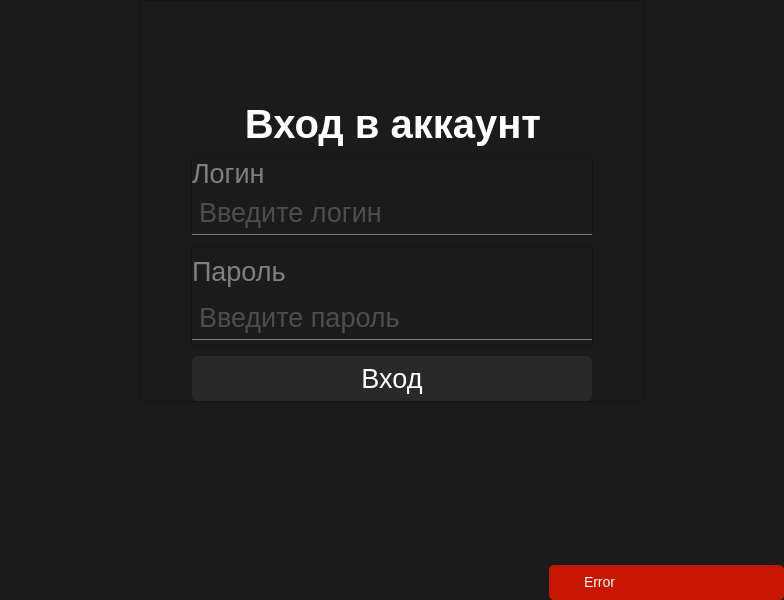
<?xml version="1.0" encoding="UTF-8"?>
<ui version="4.0">
 <class>Form</class>
 <widget class="QWidget" name="Form">
  <property name="geometry">
   <rect>
    <x>0</x>
    <y>0</y>
    <width>784</width>
    <height>600</height>
   </rect>
  </property>
  <property name="sizePolicy">
   <sizepolicy hsizetype="Expanding" vsizetype="Expanding">
    <horstretch>3</horstretch>
    <verstretch>0</verstretch>
   </sizepolicy>
  </property>
  <property name="minimumSize">
   <size>
    <width>505</width>
    <height>0</height>
   </size>
  </property>
  <property name="maximumSize">
   <size>
    <width>10000000</width>
    <height>100000</height>
   </size>
  </property>
  <property name="windowTitle">
   <string>Form</string>
  </property>
  <property name="layoutDirection">
   <enum>Qt::LeftToRight</enum>
  </property>
  <property name="styleSheet">
   <string notr="true">background-color: #1b1b1b;</string>
  </property>
  <layout class="QVBoxLayout" name="verticalLayout_2">
   <property name="spacing">
    <number>0</number>
   </property>
   <property name="sizeConstraint">
    <enum>QLayout::SetMaximumSize</enum>
   </property>
   <property name="leftMargin">
    <number>0</number>
   </property>
   <property name="topMargin">
    <number>0</number>
   </property>
   <property name="rightMargin">
    <number>0</number>
   </property>
   <property name="bottomMargin">
    <number>0</number>
   </property>
   <item alignment="Qt::AlignHCenter|Qt::AlignVCenter">
    <widget class="QFrame" name="frame_3">
     <property name="sizePolicy">
      <sizepolicy hsizetype="Expanding" vsizetype="Expanding">
       <horstretch>0</horstretch>
       <verstretch>0</verstretch>
      </sizepolicy>
     </property>
     <property name="minimumSize">
      <size>
       <width>500</width>
       <height>450</height>
      </size>
     </property>
     <property name="maximumSize">
      <size>
       <width>800</width>
       <height>450</height>
      </size>
     </property>
     <property name="frameShape">
      <enum>QFrame::StyledPanel</enum>
     </property>
     <property name="frameShadow">
      <enum>QFrame::Raised</enum>
     </property>
     <layout class="QVBoxLayout" name="verticalLayout_4">
      <property name="spacing">
       <number>10</number>
      </property>
      <property name="sizeConstraint">
       <enum>QLayout::SetMinAndMaxSize</enum>
      </property>
      <property name="leftMargin">
       <number>50</number>
      </property>
      <property name="topMargin">
       <number>100</number>
      </property>
      <property name="rightMargin">
       <number>50</number>
      </property>
      <property name="bottomMargin">
       <number>0</number>
      </property>
      <item alignment="Qt::AlignLeft">
       <widget class="QLabel" name="label">
        <property name="sizePolicy">
         <sizepolicy hsizetype="Expanding" vsizetype="Expanding">
          <horstretch>0</horstretch>
          <verstretch>0</verstretch>
         </sizepolicy>
        </property>
        <property name="minimumSize">
         <size>
          <width>400</width>
          <height>45</height>
         </size>
        </property>
        <property name="maximumSize">
         <size>
          <width>900</width>
          <height>45</height>
         </size>
        </property>
        <property name="layoutDirection">
         <enum>Qt::RightToLeft</enum>
        </property>
        <property name="styleSheet">
         <string notr="true">font-size: 40px;
font-family: '__Noto_Sans_Mono_14c4eb', '__Noto_Sans_Mono_Fallback_14c4eb';
font-weight: bold;
color: #fff;</string>
        </property>
        <property name="text">
         <string>Вход в аккаунт</string>
        </property>
        <property name="alignment">
         <set>Qt::AlignCenter</set>
        </property>
       </widget>
      </item>
      <item alignment="Qt::AlignHCenter">
       <widget class="QFrame" name="frame">
        <property name="sizePolicy">
         <sizepolicy hsizetype="Expanding" vsizetype="Expanding">
          <horstretch>0</horstretch>
          <verstretch>0</verstretch>
         </sizepolicy>
        </property>
        <property name="minimumSize">
         <size>
          <width>400</width>
          <height>80</height>
         </size>
        </property>
        <property name="maximumSize">
         <size>
          <width>900</width>
          <height>90</height>
         </size>
        </property>
        <property name="layoutDirection">
         <enum>Qt::LeftToRight</enum>
        </property>
        <property name="frameShape">
         <enum>QFrame::StyledPanel</enum>
        </property>
        <property name="frameShadow">
         <enum>QFrame::Raised</enum>
        </property>
        <layout class="QVBoxLayout" name="verticalLayout">
         <property name="spacing">
          <number>0</number>
         </property>
         <property name="sizeConstraint">
          <enum>QLayout::SetMaximumSize</enum>
         </property>
         <property name="leftMargin">
          <number>0</number>
         </property>
         <property name="topMargin">
          <number>0</number>
         </property>
         <property name="rightMargin">
          <number>0</number>
         </property>
         <property name="bottomMargin">
          <number>0</number>
         </property>
         <item>
          <widget class="QLabel" name="label_3">
           <property name="sizePolicy">
            <sizepolicy hsizetype="Expanding" vsizetype="Expanding">
             <horstretch>0</horstretch>
             <verstretch>0</verstretch>
            </sizepolicy>
           </property>
           <property name="minimumSize">
            <size>
             <width>400</width>
             <height>0</height>
            </size>
           </property>
           <property name="maximumSize">
            <size>
             <width>900</width>
             <height>35</height>
            </size>
           </property>
           <property name="styleSheet">
            <string notr="true">font-size: 27px;
font-family: '__Noto_Sans_Mono_14c4eb', '__Noto_Sans_Mono_Fallback_14c4eb';
color: #808080;</string>
           </property>
           <property name="lineWidth">
            <number>1</number>
           </property>
           <property name="text">
            <string>Логин</string>
           </property>
           <property name="wordWrap">
            <bool>false</bool>
           </property>
          </widget>
         </item>
         <item>
          <widget class="QLineEdit" name="lineEdit">
           <property name="sizePolicy">
            <sizepolicy hsizetype="Expanding" vsizetype="Preferred">
             <horstretch>0</horstretch>
             <verstretch>0</verstretch>
            </sizepolicy>
           </property>
           <property name="minimumSize">
            <size>
             <width>400</width>
             <height>45</height>
            </size>
           </property>
           <property name="maximumSize">
            <size>
             <width>900</width>
             <height>45</height>
            </size>
           </property>
           <property name="font">
            <font>
             <pointsize>-1</pointsize>
            </font>
           </property>
           <property name="styleSheet">
            <string notr="true">QLineEdit{
	font-size: 27px;
	color: #808080;	
	padding: 5px;
	border: 0px;
	border-bottom: 1px solid #808080;
}

QLineEdit::focus{
	border: 1px solid #808080;	
	border-radius: 5px;
}
</string>
           </property>
           <property name="text">
            <string/>
           </property>
           <property name="alignment">
            <set>Qt::AlignLeading|Qt::AlignLeft|Qt::AlignVCenter</set>
           </property>
           <property name="placeholderText">
            <string>Введите логин</string>
           </property>
          </widget>
         </item>
        </layout>
       </widget>
      </item>
      <item alignment="Qt::AlignHCenter">
       <widget class="QFrame" name="frame_2">
        <property name="sizePolicy">
         <sizepolicy hsizetype="Expanding" vsizetype="Expanding">
          <horstretch>0</horstretch>
          <verstretch>0</verstretch>
         </sizepolicy>
        </property>
        <property name="minimumSize">
         <size>
          <width>400</width>
          <height>100</height>
         </size>
        </property>
        <property name="maximumSize">
         <size>
          <width>900</width>
          <height>100</height>
         </size>
        </property>
        <property name="frameShape">
         <enum>QFrame::StyledPanel</enum>
        </property>
        <property name="frameShadow">
         <enum>QFrame::Raised</enum>
        </property>
        <layout class="QVBoxLayout" name="verticalLayout_3">
         <property name="spacing">
          <number>0</number>
         </property>
         <property name="leftMargin">
          <number>0</number>
         </property>
         <property name="topMargin">
          <number>0</number>
         </property>
         <property name="rightMargin">
          <number>0</number>
         </property>
         <property name="bottomMargin">
          <number>0</number>
         </property>
         <item>
          <widget class="QLabel" name="label_4">
           <property name="sizePolicy">
            <sizepolicy hsizetype="Expanding" vsizetype="Preferred">
             <horstretch>0</horstretch>
             <verstretch>0</verstretch>
            </sizepolicy>
           </property>
           <property name="minimumSize">
            <size>
             <width>400</width>
             <height>40</height>
            </size>
           </property>
           <property name="maximumSize">
            <size>
             <width>900</width>
             <height>40</height>
            </size>
           </property>
           <property name="styleSheet">
            <string notr="true">font-size: 27px;
font-family: '__Noto_Sans_Mono_14c4eb', '__Noto_Sans_Mono_Fallback_14c4eb';
color: #808080;</string>
           </property>
           <property name="text">
            <string>Пароль</string>
           </property>
          </widget>
         </item>
         <item alignment="Qt::AlignLeft">
          <widget class="QLineEdit" name="lineEdit_2">
           <property name="sizePolicy">
            <sizepolicy hsizetype="Expanding" vsizetype="Preferred">
             <horstretch>0</horstretch>
             <verstretch>0</verstretch>
            </sizepolicy>
           </property>
           <property name="minimumSize">
            <size>
             <width>400</width>
             <height>45</height>
            </size>
           </property>
           <property name="maximumSize">
            <size>
             <width>900</width>
             <height>45</height>
            </size>
           </property>
           <property name="styleSheet">
            <string notr="true">QLineEdit{
	font-size: 27px;
	color: #808080;	
	padding: 5px;
	border: 0px;
	border-bottom: 1px solid #808080;
}

QLineEdit::focus{
	border: 1px solid #808080;	
	border-radius: 5px;
}
</string>
           </property>
           <property name="echoMode">
            <enum>QLineEdit::Password</enum>
           </property>
           <property name="alignment">
            <set>Qt::AlignLeading|Qt::AlignLeft|Qt::AlignVCenter</set>
           </property>
           <property name="placeholderText">
            <string>Введите пароль</string>
           </property>
          </widget>
         </item>
        </layout>
       </widget>
      </item>
      <item alignment="Qt::AlignHCenter">
       <widget class="QPushButton" name="pushButton">
        <property name="sizePolicy">
         <sizepolicy hsizetype="Expanding" vsizetype="Preferred">
          <horstretch>0</horstretch>
          <verstretch>0</verstretch>
         </sizepolicy>
        </property>
        <property name="minimumSize">
         <size>
          <width>400</width>
          <height>45</height>
         </size>
        </property>
        <property name="maximumSize">
         <size>
          <width>900</width>
          <height>45</height>
         </size>
        </property>
        <property name="cursor">
         <cursorShape>PointingHandCursor</cursorShape>
        </property>
        <property name="styleSheet">
         <string notr="true">QPushButton{
	border-radius: 5px;
	color: #fff;
	background-color: #292929;
	font-family: '__Noto_Sans_Mono_14c4eb', '__Noto_Sans_Mono_Fallback_14c4eb';
	
	font-size: 27px;

}
QPushButton::hover{
	background-color: #ffa31a;
	color: #292929;
}

QPushButton::focus{
	background-color: #ffa31a;
	color: #292929;
	outline: none;
}</string>
        </property>
        <property name="text">
         <string>Вход</string>
        </property>
       </widget>
      </item>
     </layout>
    </widget>
   </item>
   <item alignment="Qt::AlignRight|Qt::AlignBottom">
    <widget class="QFrame" name="frame_4">
     <property name="sizePolicy">
      <sizepolicy hsizetype="Preferred" vsizetype="Minimum">
       <horstretch>0</horstretch>
       <verstretch>0</verstretch>
      </sizepolicy>
     </property>
     <property name="minimumSize">
      <size>
       <width>24</width>
       <height>35</height>
      </size>
     </property>
     <property name="maximumSize">
      <size>
       <width>16777215</width>
       <height>35</height>
      </size>
     </property>
     <property name="styleSheet">
      <string notr="true">background-color: #c71700;
border-radius: 5px;

</string>
     </property>
     <property name="frameShape">
      <enum>QFrame::StyledPanel</enum>
     </property>
     <property name="frameShadow">
      <enum>QFrame::Raised</enum>
     </property>
     <layout class="QHBoxLayout" name="horizontalLayout">
      <property name="spacing">
       <number>0</number>
      </property>
      <property name="leftMargin">
       <number>0</number>
      </property>
      <property name="topMargin">
       <number>0</number>
      </property>
      <property name="rightMargin">
       <number>0</number>
      </property>
      <property name="bottomMargin">
       <number>0</number>
      </property>
      <item alignment="Qt::AlignHCenter|Qt::AlignVCenter">
       <widget class="QLabel" name="label_5">
        <property name="minimumSize">
         <size>
          <width>35</width>
          <height>35</height>
         </size>
        </property>
        <property name="maximumSize">
         <size>
          <width>24</width>
          <height>24</height>
         </size>
        </property>
        <property name="styleSheet">
         <string notr="true">margin: 5px;</string>
        </property>
        <property name="text">
         <string/>
        </property>
        <property name="pixmap">
         <pixmap resource="../images/icons.qrc">:/icons/alert_white.png</pixmap>
        </property>
       </widget>
      </item>
      <item alignment="Qt::AlignLeft|Qt::AlignVCenter">
       <widget class="QLabel" name="label_2">
        <property name="enabled">
         <bool>true</bool>
        </property>
        <property name="minimumSize">
         <size>
          <width>200</width>
          <height>0</height>
         </size>
        </property>
        <property name="maximumSize">
         <size>
          <width>200</width>
          <height>30</height>
         </size>
        </property>
        <property name="styleSheet">
         <string notr="true">
font-family: '__Noto_Sans_Mono_14c4eb', '__Noto_Sans_Mono_Fallback_14c4eb';

font-size: 14px;
color: #fff;</string>
        </property>
        <property name="text">
         <string>Error</string>
        </property>
       </widget>
      </item>
     </layout>
    </widget>
   </item>
  </layout>
 </widget>
 <tabstops>
  <tabstop>lineEdit</tabstop>
  <tabstop>lineEdit_2</tabstop>
  <tabstop>pushButton</tabstop>
 </tabstops>
 <resources>
  <include location="../images/icons.qrc"/>
 </resources>
 <connections/>
</ui>
